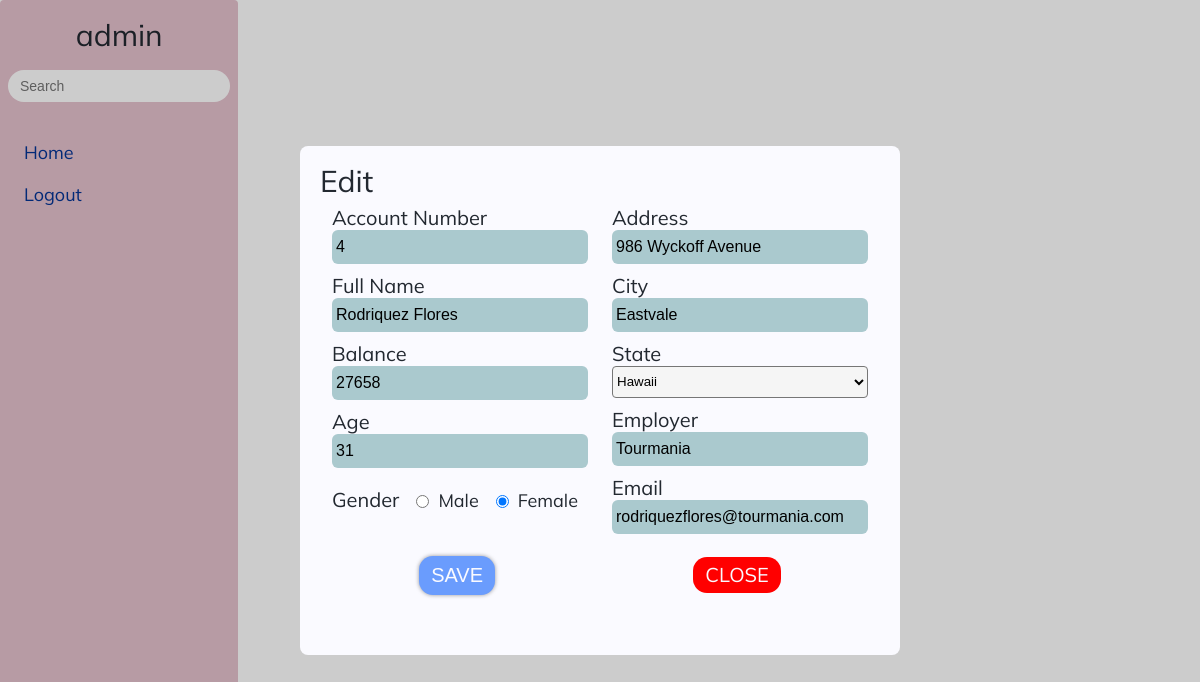
The page /index.php?account_number=4 (signed in) on the database its author committed.
### tables this page shows
CREATE TABLE user (userID INTEGER AUTO_INCREMENT NOT NULL, username varchar (50) NOT NULL, phone varchar (20) NOT NULL, email char (50) NOT NULL, password char (100) NOT NULL, country varchar (30) NOT NULL, PRIMARY KEY (userID), UNIQUE (email));

CREATE TABLE accounts (
    account_number [INTEGER AUTO_INCREMENT],
    balance        INT (11)                 NOT NULL,
    first_name     VARCHAR (30)             NOT NULL,
    last_name      VARCHAR (30)             NOT NULL,
    age            INT (4)                  NOT NULL,
    gender         CHAR (5)                 NOT NULL,
    address        TEXT                     NOT NULL,
    employer       VARCHAR (30)             NOT NULL,
    email          TEXT                     NOT NULL,
    city           VARCHAR (100)            NOT NULL,
    state          CHAR (10)                NOT NULL,
    PRIMARY KEY (
        account_number
    ),
    FOREIGN KEY (state) REFERENCES state(state)
);

### control/info.php (called while the page is built, shortened)
<?php
$account_number = $_GET['account_number'];
$sql = 'SELECT * FROM accounts WHERE account_number = ' . $account_number . ';';
$statement = $connect->prepare($sql);
$statement->execute();
$result = $statement->fetchAll(PDO::FETCH_ASSOC);
foreach ($result as $row) {
  $fullName = $row['first_name'] . ' ' . $row['last_name'];
  $age = $row['age'];
  $gender = $row['gender'] == 'M' ? 'Male' : 'Female';
  $address = $row['address'];
  $employer = $row['employer'];
  $email = $row['email'];
  $city = $row['city'];
  $state = $row['state'];
  $balance = $row['balance'];
}
?>

### index.php (the view, shortened to what this page needs)
<?php
$data = new Data();
$connect = $data->connect();
?>
<!DOCTYPE html>
<html lang="en">
<head>
</head>
<body>
  <div class="main">
    <?php include_once "./layout/navigation.php"; ?>
    <div class="grid">
      <div class="row">
        <div class="col-12-xl col-12-lg col-12-md col-12-sm col-12-xs">
          <div class="content">
            <div class="content-header">
            </div>
          </div>
        </div>
      </div>
    </div>
  </div>
  <?php
  if (isset($_GET['account_number'])) {
    include_once './control/info.php';
    echo "<div class='overlay active'>";
  ?>
  <div class="overlay-info">
    <div class="overlay-info-heading">
      <h2 class="h2-heading">Edit</h2>
    </div>
    <form action="<?php echo isset($addNew) ? './control/new.php' : './control/edit.php' ?>" method="post" id="form">
      <div class="overlay-info-content">
        <div class="overlay-info-content-left">
          <div class="form-group">
            <div class="overlay-info-content-wrap">
              <h4 class="h4-heading">account number</h4>
              <input type='text' name='info-account_number' value='<?= $account_number ?>' readonly
                class="input-text input-account-number">
            </div>
          </div>
          <div class="form-group">
            <div class="overlay-info-content-wrap">
              <h4 class="h4-heading">full name</h4>
              <input type='text' name='info-full_name' value='<?= $fullName ?>' class="input-text input-full_name">
            </div>
          </div>
          <div class="form-group">
            <div class="overlay-info-content-wrap">
              <h4 class="h4-heading"> balance </h4>
              <input type='number' min="0" name='info-balance' value='<?= $balance ?>' class="input-text input-balance">
            </div>
          </div>
          <div class="form-group">
            <div class="overlay-info-content-wrap">
              <h4 class="h4-heading">age </h4>
              <input type="number" name='info-age' class="input-text input-age" value="<?= $age ?>" min="18" max="100"
                step="1">
            </div>
          </div>
          <div class="overlay-info-content-wrap overlay-info-content-wrap-gender">
            <h4 class="h4-heading">gender </h4>
            <?php
    if ($gender == 'Male') {
      echo "
            <div class='overlay-info-content-wrap-radio'>
            <input type='radio' name='info-gender' id = 'info-gender-m' value='M' checked>
            <label for='info-gender-m'>Male</label>
          </div>
          <div class='overlay-info-content-wrap-radio'>
            <input type='radio' name='info-gender' id = 'info-gender-f' value='F'>
            <label for='info-gender-f'>Female</label>
          </div>
            ";
    } else {
      echo "
            <div class='overlay-info-content-wrap-radio'>
            <input type='radio' name='info-gender' id = 'info-account-gender-m' value='M' >
            <label for='info-account-gender-m'>Male</label>
          </div>
          <div class='overlay-info-content-wrap-radio'>
            <input type='radio' name='info-gender' id = 'info-account-gender-f' value='F' checked>
            <label for='info-account-gender-f'>Female</label>
          </div>
            ";
    }
            ?>
          </div>
        </div>
        <div class="overlay-info-content-right">
          <div class="form-group">
            <div class="overlay-info-content-wrap">
              <h4 class="h4-heading">address </h4>
              <input type="text" name='info-address' class="input-text input-address" value="<?= $address ?>">
            </div>
          </div>
          <div class="form-group">
            <div class="overlay-info-content-wrap">
              <h4 class="h4-heading">city </h4>
              <input type="text" name='info-city' class="input-text input-city" value="<?= $city ?>">
            </div>
          </div>
          <div class="overlay-info-content-wrap">
            <h4 class="h4-heading">state </h4>
            <select name="info-state" id="" class="select">
              <?php
    $sql = 'SELECT * FROM state';
    $statement = $connect->prepare($sql);
    $statement->execute();
    $result = $statement->fetchAll(PDO::FETCH_ASSOC);
    foreach ($result as $row) {
      if ($row['state'] == $state) {
        echo "<option selected value  = '" . $row['state'] . "'>" . $row['name'] . "</option>";
      } else {
        echo "<option value  = '" . $row['state'] . "'>" . $row['name'] . "</option>";
      }
    }
              ?>
            </select>
          </div>
          <div class="form-group">
            <div class="overlay-info-content-wrap">
              <h4 class="h4-heading">employer </h4>
              <input type="text" name='info-employer' class="input-text input-employer" value="<?= $employer ?>">
            </div>
          </div>
          <div class="form-group">
            <div class="overlay-info-content-wrap">
              <h4 class="h4-heading">email </h4>
              <input type="email" name='info-email' class="input-text input-email" value="<?= $email ?>">
            </div>
          </div>
        </div>
      </div>
      <div class="overlay-info-button-wrap">
        <input type="submit" value="Save" name="<?php echo isset($addNew) ? 'add-submit' : 'edit-submit' ?>"></input>
        <a href="index.php" class="overlay-info-button-wrap-btn">close</a>
      </div>
    </form>
  </div>
  </div>
  <?php
  } ?>
</body>
</html>

### layout/navigation.php (shortened to what this page needs)
<div class="navigation">
  <h2 class="h2-heading">
    <?php
    try {
      $sql = "select username from user where email = '" . $_SESSION['account'] . "'";
      $statement = $connect->prepare($sql);
      $statement->execute();
      $result = $statement->fetch();
      echo $result[0];
    } catch (PDOException $e) {
    }
    ?>
  </h2>
  <div class="navigation-search">
    <?php
    preg_match('/index\.php/', $_SERVER['REQUEST_URI'], $match1);
    preg_match('/index\.php/', $_SERVER['PHP_SELF'], $match2);
    if ($match1 || $match2) {
    ?>
    <form action="<?php $_SERVER['PHP_SELF'] ?>" method='get' class="navigation-search-form">
      <input type="text" class="navigation-search-input" name="input-search" placeholder="Search"
        onkeyup=liveSearch(this.value)>
    </form>
    <?php
    }
    ?>
  </div>
  <ul class="navigation-list">
    <li class='navigation-list-item'>
      <a href='index.php' class='navigation-list-item-link'>Home</a>
    </li>
    <li class="navigation-list-item">
      <a href="./control/logout.php" class="navigation-list-item-link" onclick="return logout(this)">logout</a>
    </li>
  </ul>
</div>

### rows shown on the page
user: username "admin"
accounts: info-full_name "Rodriquez Flores", info-balance "27658", info-age "31", info-address "986 Wyckoff Avenue", info-city "Eastvale", info-employer "Tourmania", info-email "rodriquezflores@tourmania.com"

### other values the page prints
form field info-state "Hawaii"
